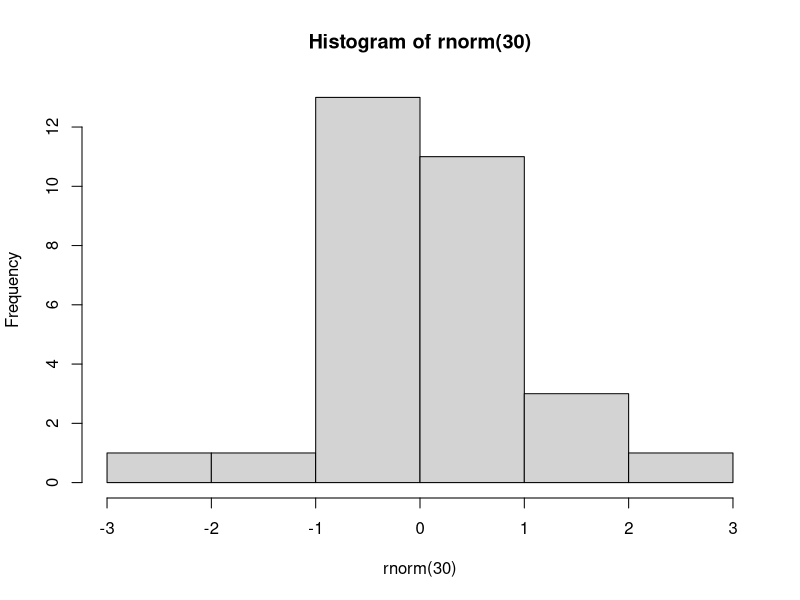

Write R code to recreate this figure.
#작업공간
#working directory 현재작업 디렉토리 얻기
getwd()
#change working directory 작업 디렉토리 변경 
setwd("d:/WORKSPACE(SHIN)/Rlang")
getwd()
#히스토그램을 파일로 저장
par(mfrow=c(1,1)) #그래프 영역 1개 지정 
pdf("./hist-1.pdf") #지정된 경로에 파일로 결과를 출력 (./ 어딘지 뭐르는 위치에 hist-1저장)
hist(rnorm(30)) #난수 30개를 발생하여 히스토그램 그리기
dev.off() #출력 닫기

#작업 디렉토리 변경

setwd("d:/WORKSPACE(SHIN)/Rlang")
getwd()
